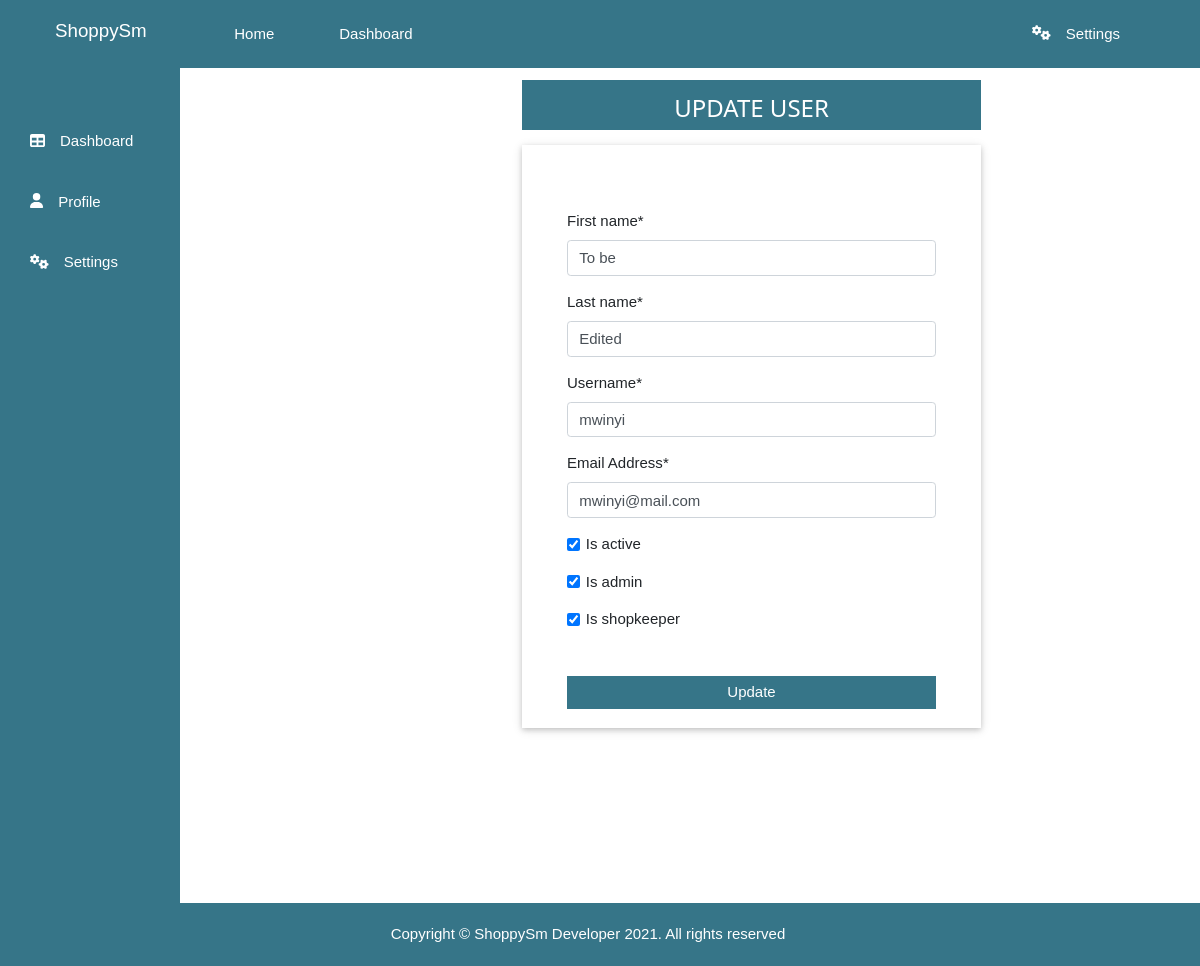
The app's page /accounts/admin/update-user/3/ (signed in) with its own data.
### accounts/models.py (models this page shows, shortened)
class CustomUser(AbstractBaseUser):
    username = models.CharField(
        max_length=100,
        validators = [
            RegexValidator( regex = USERNAME_REGEX,
                            message = 'Username must be alphanumeric or contain numbers',
                            code='Invalid_username'
                            )],
        unique = True
    )
    email = models.EmailField(
        verbose_name='Email Address',
        max_length=255,
        unique=True,
    )
    first_name = models.CharField(max_length=100)
    last_name = models.CharField(max_length=100)
    is_active = models.BooleanField(default=True)
    is_superuser = models.BooleanField(default=False)
    is_admin = models.BooleanField(default=False)
    is_shopkeeper = models.BooleanField(default=False)
    objects = CustomUserManager()
    USERNAME_FIELD = 'username'
    REQUIRED_FIELDS = [ 'email', 'first_name','last_name']

### accounts/views.py (the view)
# urls.py: path('admin/update-user/<int:id>/', views.updateUser, name = 'update-user'),
@login_required
@admin_login_required
def updateUser(request, id):
    instance = get_object_or_404(CustomUser, id = id)
    form = userUpdatingForm(request.POST or None, instance = instance)
    if form.is_valid():
        form.save()
        messages.success(request, f'User has been updated successifully!')
        return redirect ('all-users')
    context = {
        'form': form,
    }
    myTemplate = 'accounts/updateUser.html'
    return render(request, myTemplate, context)

### accounts/forms.py
class userUpdatingForm(forms.ModelForm):
    class Meta:
        model = User
        fields = ['first_name', 'last_name', 'username', 'email', 'is_active', 'is_admin', 'is_shopkeeper']

### accounts/templates/accounts/updateUser.html (shortened to what this page needs)
{% extends 'accounts/base.html' %}
{% load crispy_forms_tags %}
{% block content %}
<div class="outer_container">
  <div class="container">
    <div class="row">
      <div class="col-md-6 offset-md-3">
        <div class="contents">
          <div class="heading pb-2 pt-1 mb-3 w3-center">
            <h3> UPDATE USER</h3>
          </div>
          <div class="login_form w3-card pb-1 pr-5 pl-5">
              <form method="POST" class="form-group pt-5 ">
                  {{ form| crispy }}
                  <div class="form-group mt-5">
                    <button class="btn btn-block text-white" type="submit">Update</button>
                  </div>
              </form>
            </div>
        </div>
      </div>
    </div>
  </div>
</div>
{% endblock content %}

### istock_app/static/css/w3.css (style rules this page uses)
html { box-sizing:border-box }
*,*:before,*:after { box-sizing:inherit }
html { -ms-text-size-adjust:100%;-webkit-text-size-adjust:100% }
body { margin:0 }
button,input,select,textarea,optgroup { font:inherit;margin:0 }
button,input { overflow:visible }
button,select { text-transform:none }
button,[type=button],[type=reset],[type=submit] { -webkit-appearance:button }
[type=checkbox],[type=radio] { padding:0 }
html,body { font-family:Verdana,sans-serif;font-size:15px;line-height:1.5 }
html { overflow-x:hidden }
h3 { font-size:24px }
h1,h2,h3,h4,h5,h6 { font-family:"Segoe UI",Arial,sans-serif;font-weight:400;margin:10px 0 }
.w3-card,.w3-card-2 { box-shadow:0 2px 5px 0 rgba(0,0,0,0.16),0 2px 10px 0 rgba(0,0,0,0.12) }
.w3-center { text-align:center!important }

### istock_app/static/style.css (style rules this page uses)
body { --background : #367588; --hover : #adc6f0; --text : #fff; --linkNavTop: 40px; --decor: none; font-family: "Montserrat", sans-serif; }
.w3-card { padding: 20px ; }
.w3-card button { border-radius: 40px; background: var(--background); }
.outer_container .contents { padding: 80px 0px; width: 80%; position:relative; left: 18vw; width: 85%; position:relative; left: 16vw; }
.outer_container .contents .heading { padding: 1px 0px; background: var(--background); height:50px; text-align: center; color: var(--text); }
.outer_container .row .contents form button { border: none; border-radius: 0px !important; }
.contents form button { background: var(--background) }

### records on screen
CustomUser: first_name "To be", last_name "Edited", username "mwinyi", email "mwinyi@mail.com", is_active "☑", is_admin "☑", is_shopkeeper "☑"
